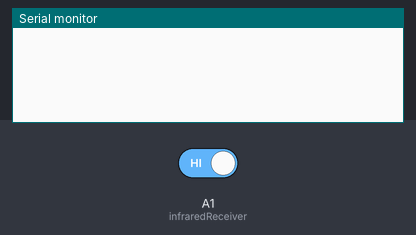
Bench run of a sketch on a simulated Arduino Uno, built with avr-gcc and run on an emulated ATmega328P. Shown: the last lines printed to the serial monitor. The inputs (shaded band) are chosen by the test bench; at power-on: A1 (infraredReceiver) HIGH.

Above: at 1.2 s.
1.3 s: A1 (infraredReceiver) driven LOW
At 1.51 s:
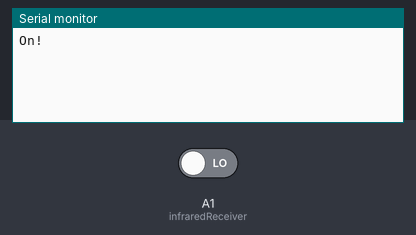
At 2.41 s:
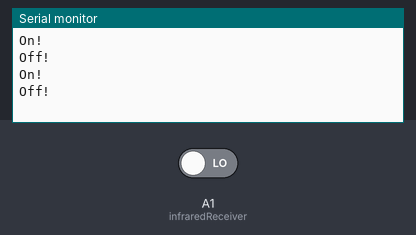

The sketch:

infrared_tester.ino
```cpp
const int infraredReceiver = A1;

void setup() {
  Serial.begin(9600);
  pinMode(infraredReceiver, INPUT);
}

void switchMode();

void loop() {
  int infraredValue = digitalRead(infraredReceiver);
  if ( infraredValue == 0 )
  {
    switchMode();
  }
}
int onOff = 0;
void switchMode() {
  if ( onOff == 0 )
  {
    Serial.println("On!");
    onOff = 1;
    delay(300);
   // Serial.println("Listening again");

  }
  else if (onOff == 1 )
  {
    Serial.println("Off!");
    onOff = 0;
    delay(300);
   // Serial.println("Listening again");
  }
}
```

Measured:
- after the input at 1.3 s, the serial monitor: prints a new line at once (image 1)
